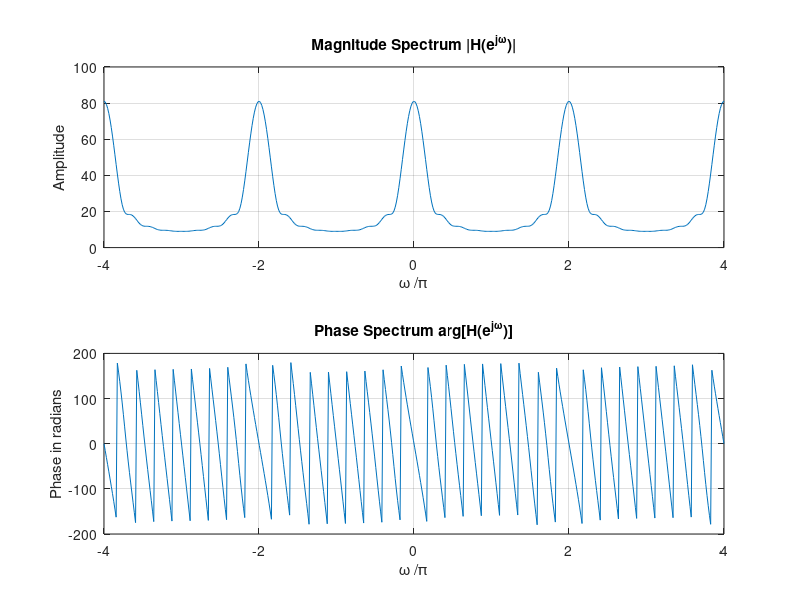

MATLAB code for this plot:

% Program Q3.5
% Evaluation of the DTFT 
clf;
% Compute the frequency samples of the DTFT
w = -4*pi:8*pi/511:4*pi;
num = [1 3 5 7 9 11 13 15 17];
den = [1];
h = freqz(num, den, w);
% Plot the DTFT
subplot(2,1,1)
plot(w/pi,real(h));grid
title('Real part of H(e^{j\omega})')
xlabel('\omega /\pi');
ylabel('Amplitude');
subplot(2,1,2)
plot(w/pi,imag(h));grid
title('Imaginary part of H(e^{j\omega})')
xlabel('\omega /\pi');
ylabel('Amplitude');
pause
subplot(2,1,1)
plot(w/pi,abs(h));grid
title('Magnitude Spectrum |H(e^{j\omega})|')
xlabel('\omega /\pi');
ylabel('Amplitude');    
subplot(2,1,2)
plot(w/pi,180*angle(h)/pi);grid
title('Phase Spectrum arg[H(e^{j\omega})]')
xlabel('\omega /\pi');
ylabel('Phase in radians');
